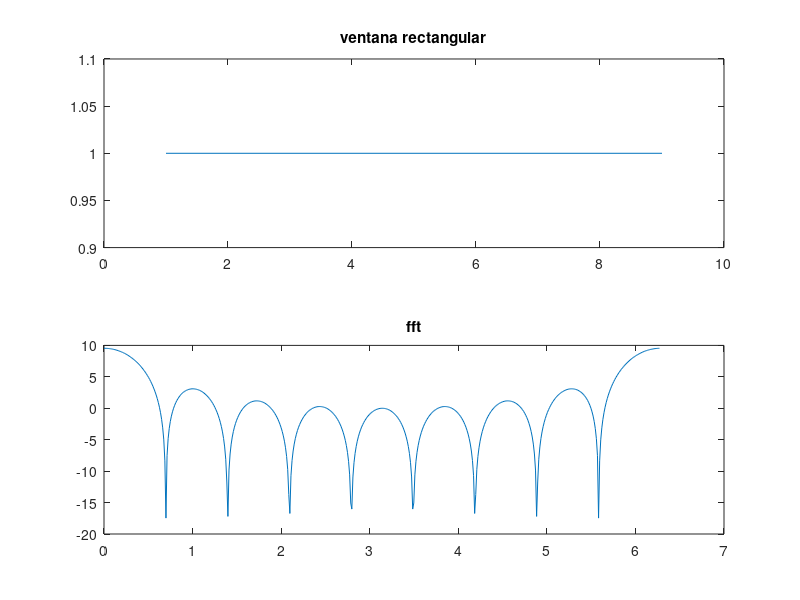

MATLAB code to generate this figure: (Note: this script raises an error after producing the figure.)

%Tomamos un vector que sera el eje de freuencias(x) normalizado que nos vale para toda
%la practica
eje_norm=0:1:512-1;
eje_norm=eje_norm*2*pi/512;




%VENTANA RECTANGULAR:
ventana1=ones(1,9);

%Transformada
transformada1=fft(ventana1,512);
trans1=10*log10(abs(transformada1));

%Representacion ventana rectangular
subplot(2,1,1);
plot(ventana1)
title('ventana rectangular')
subplot(2,1,2);
plot(eje_norm,trans1)
title('fft')

%Busqueda de la anchura del lobulo central
m=find(trans1<3);%Buscamos los puntos de menos de 3dB
anchura1=2*eje_norm(m(1))%Para buscar la anchura cogemos y buscamos la muestra en el eje normalizado de modo que la anchura nos sale normalizada



%Busqueda de la altura del lobulo lateral
posicion=0;
altura1=0;
for i=2:1:512
   if (trans1(i)>trans1(i-1) & trans1(i)>trans1(i+1))
      if(trans1(i)>altura1)
         altura1=trans1(i);
         posicion=i;
      end
   end
end
posicion;
altura1;

%%%%%%%%%%%%%%%%%%%%%%%%%%%%%%%%%%%%%%%%%%%%%%%%%%%%%%%%%%%%%%%%%%%%%%%%%
%VENTANA TRIANGULAR
ventana2=triang(9);

%Transformada
transformada2=fft(ventana2,512);
trans2=10*log10(abs(transformada2));

%Representacion ventana triangular
figure;
subplot(2,1,1);
plot(ventana2)
title('ventana triangular')
subplot(2,1,2);
plot(eje_norm, trans2)
title('fft')

%Busqueda de la anchura del lobulo central
n=find(trans2<3);
anchura2=2*eje_norm(n(1))

%Busqueda de la altura del lobulo lateral
posicion2=0;
altura2=-100;%Ponemos un valor muy peque?o porque la altura puede que sea menor que 0
for i=2:1:511
   if (trans2(i)>trans2(i-1) & trans2(i)>trans2(i+1))
      if(trans2(i)>altura2)
         altura2=trans2(i);
         posicion2=i;
      end
   end
end
posicion2;
altura2

%%%%%%%%%%%%%%%%%%%%%%%%%%%%%%%%%%%%%%%%%%%%%%%%%%%%%%%%%%%%%%%%%%%%%%%%%
%VENTANA HAMMING

ventana3=hamming(9);

%Transformada
transformada3=fft(ventana3,512);
trans3=10*log10(abs(transformada3));

%Representacion ventana HAMMING
figure;
subplot(2,1,1);
plot(ventana3)
title('ventana hamming')
subplot(2,1,2);
plot(eje_norm, trans3)
title('fft')

%Busqueda de la anchura lobulo central
p=find(trans3<3);
anchura3=2*eje_norm(p(1))

%Busqueda de la altura del lobulo lateral
posicion3=0;
altura3=-100;%Ponemos un valor muy peque?o porque la altura puede que sea menor que 0
for i=2:1:511
   if (trans3(i)>trans3(i-1) & trans3(i)>trans3(i+1))
      if(trans3(i)>altura3)
         altura3=trans3(i);
         posicion3=i;
      end
   end
end
posicion3;
altura3


%%%%%%%%%%%%%%%%%%%%%%%%%%%%%%%%%%%%%%%%%%%%%%%%%%%%%%%%%%%%%%%%%%%%%%%%%
%VENTANA HANNING

ventana4=hanning(9);

%Transformada
transformada4=fft(ventana4,512);
trans4=10*log10(abs(transformada4));

%Representacion ventana hanning
figure;
subplot(2,1,1);
plot(ventana4)
title('ventana hanning')
subplot(2,1,2);
plot(eje_norm, trans4)
title('fft')

%Busqueda de la anchura del lobulo central 
q=find(trans4<3);
anchura4=2*eje_norm(q(1))

%Busqueda de la altura del lobulo lateral
posicion4=0;
altura4=-100;%Ponemos un valor muy peque?o porque la altura puede que sea menor que 0
for i=2:1:511
   if (trans4(i)>trans4(i-1) & trans4(i)>trans4(i+1))
      if(trans4(i)>altura4)
         altura4=trans4(i);
         posicion4=i;
      end
   end
end
posicion4;
altura4


%%%%%%%%%%%%%%%%%%%%%%%%%%%%%%%%%%%%%%%%%%%%%%%%%%%%%%%%%%%%%%%%%%%%%%%%%
%VENTANA BLACKMAN
ventana5=blackman(9);


%Transformada
transformada5=fft(ventana5,512);
trans5=10*log10(abs(transformada5));

%Representacion ventana blackman
figure;
subplot(2,1,1);
plot(ventana5)
title('ventana blackman')
subplot(2,1,2);
plot(eje_norm, trans5)
title('fft')

%Busqueda de la anchura de la ventana blackman
r=find(trans5<3);
anchura5=2*eje_norm(r(1))

%Busqueda de la altura de la ventana blackman
posicion5=0;
altura5=-100;%Ponemos un valor muy peque?o porque la altura puede que sea menor que 0
for i=2:1:511
   if (trans5(i)>trans5(i-1) & trans5(i)>trans5(i+1))
      if(trans5(i)>altura5)
         altura5=trans5(i);
         posicion5=i;
      end
   end
end
posicion5;
altura5